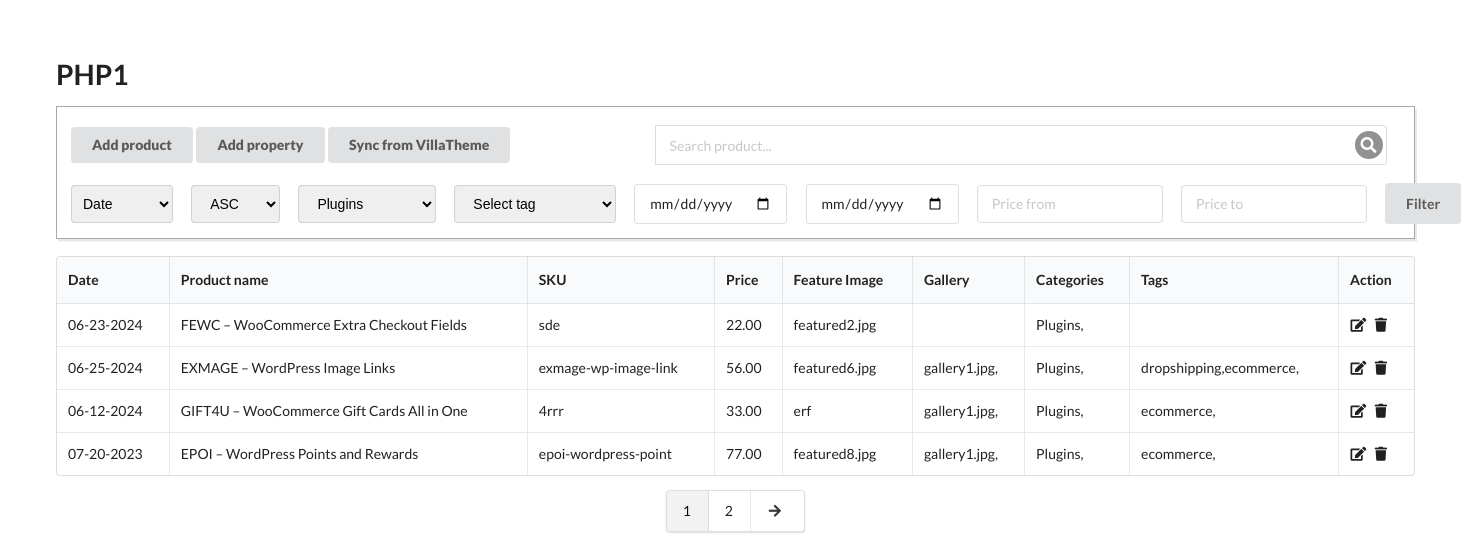
/web_php/web2/index.php?cat_filter=8, run on the app's committed database.
### tables this page shows
CREATE TABLE `products` (
  `id` int(11) NOT NULL,
  `sku` varchar(20) DEFAULT NULL,
  `title` varchar(50) DEFAULT NULL,
  `price` decimal(12,2) DEFAULT NULL,
  `featured_image` varchar(100) DEFAULT NULL,
  `date` date DEFAULT NULL
);

CREATE TABLE `category` (
  `id` int(11) NOT NULL,
  `name` varchar(200) NOT NULL
);

CREATE TABLE `gallery` (
  `id` int(11) NOT NULL,
  `name` varchar(100) NOT NULL
);

CREATE TABLE `tags` (
  `id` int(11) NOT NULL,
  `name` varchar(100) NOT NULL
);

### web_php/web2/index.php (the view, shortened to what this page needs)
<?php
include("db.php");
$products_per_page = 4;
$current_page = isset($_GET['page']) ? (int)$_GET['page'] : 1;
$offset = ($current_page - 1) * $products_per_page;
$total_products_query = "SELECT COUNT(*) as total FROM products WHERE 1=1";
$query = "SELECT * FROM products WHERE 1=1";
if (isset($_GET['cat_filter']) && !empty($_GET['cat_filter'])) {
    $cat_filter = $_GET['cat_filter'];
    $query .= " AND products.id IN (SELECT product_id FROM product_cat WHERE cat_id = '$cat_filter')";
}
$selected_cat = isset($_GET['cat_filter']) ? $_GET['cat_filter'] : '';
$sort_option = "";
$date_filter = "";
$begin_date = "";
$end_date = "";
$price_from = "";
$price_to = "";
$query .= " LIMIT $products_per_page OFFSET $offset";
$total_products_result = mysqli_query($conn, $total_products_query);
$total_products_row = mysqli_fetch_assoc($total_products_result);
$total_products = $total_products_row['total'];
$total_pages = ceil($total_products / $products_per_page);
?>
<!DOCTYPE html>
<html lang="en">
<head>
    <link rel="stylesheet" href="https://cdnjs.cloudflare.com/ajax/libs/semantic-ui/2.5.0/semantic.min.css" />
    <link rel="stylesheet" href="style.css">
</head>
<body>
    <h1>PHP1</h1>
    <header>
        <div class="ui secondary menu">
            <a href="add.php" class="ui button openModal">Add product</a>
            <a href="add_property.php" class="ui button">Add property</a>
            <a class="ui button">Sync from VillaTheme</a>
            <div class="right menu">
                <form action="" method="post">
                    <div class="item">
                        <div class="ui icon input">
                            <input name="search" class="search_input" type="text" placeholder="Search product...">
                            <button name="search_btn" class="search_btn">
                                <i class="search link icon"></i>
                            </button>
                        </div>
                    </div>
                </form>
            </div>
        </div>
        <form action="" method="GET">
            <div class="filter_box">
                <div>
                    <select name="date_filter" class="ui dropdown">
                        <option value="">Date</option>
                    </select>
                </div>
                <div>
                    <select name="sort_alphabet" class="asc ui dropdown">
                        <option value="a-z" <?php if (isset($_GET['sort_alphabet']) && $_GET['sort_alphabet'] == "a-z") echo 'selected'; ?>>ASC</option>
                    </select>
                </div>
                <div>
                    <select name="cat_filter" class=" cate ui dropdown">
                        <?php
                        $cat_query = "SELECT * FROM category";
                        $cat_result = mysqli_query($conn, $cat_query);
                        while ($cat_row = mysqli_fetch_assoc($cat_result)) {
                            echo '<option value="' . $cat_row['id'] . '"';
                            if ($selected_cat == $cat_row['id']) {
                                echo ' selected';
                            }
                            echo '>' . $cat_row['name'] . '</option>';
                        }
                        ?>
                    </select>
                </div>
                <div>
                    <select name="tag_filter" class="tag ui dropdown">
                        <option value="">Select tag</option>
                    </select>
                </div>
                <div class="ui input">
                    <input type="date" name="begin_date" value="<?php echo isset($_GET['begin_date']) ? $_GET['begin_date'] : ''; ?>">
                </div>
                <div class="ui input">
                    <input type="date" name="end_date" value="<?php echo isset($_GET['end_date']) ? $_GET['end_date'] : ''; ?>">
                </div>
                <div class="ui input">
                    <input type="text" name="price_from" placeholder="Price from" value="<?php echo isset($_GET['price_from']) ? $_GET['price_from'] : ''; ?>">
                </div>
                <div class="ui input">
                    <input type="text" name="price_to" placeholder="Price to" value="<?php echo isset($_GET['price_to']) ? $_GET['price_to'] : ''; ?>">
                </div>
                <button type="submit" class="filter ui button">Filter</button>
            </div>
        </form>
    </header>
    <section class="table_box">
        <table class="ui celled table">
            <?php
            $query_run = mysqli_query($conn, $query);
            if (mysqli_num_rows($query_run) > 0) {
                echo "<thead>
                    <tr>
                        <th>Date</th>
                        <th>Product name</th>
                        <th>SKU</th>
                        <th>Price</th>
                        <th>Feature Image</th>
                        <th>Gallery</th>
                        <th>Categories</th>
                        <th>Tags</th>
                        <th>Action</th>
                    </tr>
                    </thead>";
                foreach ($query_run as $row) {
                    $date = $row['date'];
                    $phpdate = strtotime($date);
                    $mysqldate = date('m-d-Y', $phpdate);
                    $title = $row['title'];
                    $sku = $row['sku'];
                    $price = $row['price'];
                    $featured_image = $row['featured_image'];
            ?>
                    <tbody>
                        <tr>
                            <td><?php echo $mysqldate; ?></td>
                            <td><?php echo $title; ?></td>
                            <td><?php echo $sku; ?></td>
                            <td><?php echo $price; ?></td>
                            <td><?php echo $featured_image; ?></td>
                            <td>
                                <?php
                                $catsql1 = "SELECT gallery.name FROM gallery
                                            INNER JOIN product_gallery ON gallery.id = product_gallery.gallery_id
                                            WHERE product_gallery.product_id= '" . $row['id'] . "'";
                                $catresult1 = mysqli_query($conn, $catsql1);
                                while ($catdata = mysqli_fetch_array($catresult1)) {
                                    echo $catdata['name'] . ',';
                                }
                                ?>
                            </td>
                            <td>
                                <?php
                                $catsql = "SELECT category.name FROM category
                                            INNER JOIN product_cat ON category.id = product_cat.cat_id
                                            WHERE product_cat.product_id= '" . $row['id'] . "'";
                                $catresult = mysqli_query($conn, $catsql);
                                while ($catdata = mysqli_fetch_array($catresult)) {
                                    echo $catdata['name'] . ',';
                                }
                                ?>
                            </td>
                            <td>
                                <?php
                                $catsql = "SELECT tags.name FROM tags
                                            INNER JOIN product_tags ON tags.id = product_tags.tag_id
                                            WHERE product_tags.product_id= '" . $row['id'] . "'";
                                $catresult = mysqli_query($conn, $catsql);
                                while ($catdata = mysqli_fetch_array($catresult)) {
                                    echo $catdata['name'] . ',';
                                }
                                ?>
                            </td>
                            <td data-label="Job">
                                <a href="edit.php?editid=<?php echo $row['id']; ?>" class="btn_edit openModal_edit">
                                    <i class="edit icon"></i>
                                </a>
                                <a href="delete.php?deleteid=<?php echo $row['id']; ?>" class="btn_delete">
                                    <i class="trash icon"></i>
                                </a>
                            </td>
                        </tr>
                    </tbody>
            <?php
                }
            } else {
                echo '<h2>Data not found</h2>';
            }
            ?>
        </table>
        <div class="box_navigation">
            <div aria-label="Pagination Navigation" role="navigation" class="ui pagination menu">
                <?php for ($i = 1; $i <= $total_pages; $i++) : ?>
                    <a href="?page=<?php echo $i; ?>&date_filter=<?php echo $date_filter; ?>&sort_alphabet=<?php echo $sort_option; ?>&begin_date=<?php echo $begin_date; ?>&end_date=<?php echo $end_date; ?>&price_from=<?php echo $price_from; ?>&price_to=<?php echo $price_to; ?>" class="item <?php if ($current_page == $i) echo 'active'; ?>"><?php echo $i; ?></a>
                <?php endfor; ?>
                <?php if ($current_page < $total_pages) : ?>
                    <a href="?page=<?php echo $current_page + 1; ?>&date_filter=<?php echo $date_filter; ?>&sort_alphabet=<?php echo $sort_option; ?>&begin_date=<?php echo $begin_date; ?>&end_date=<?php echo $end_date; ?>&price_from=<?php echo $price_from; ?>&price_to=<?php echo $price_to; ?>" class="item">
                        <i class="arrow right icon"></i>
                    </a>
                <?php endif; ?>
            </div>
        </div>
    </section>
</body>
</html>

### web_php/web2/style.css (style rules this page uses)
body { padding: 4rem; }
header { padding: 1rem; border: 1px solid #aba7a7; box-shadow: 2px 2.5px #807b7b2d; }
header .menu { display: flex; align-items: center; margin-left: 0 !important; }
header .menu a { font-weight: 800 !important; }
.filter_box { display: flex; align-items: center; }
.filter_box>div { margin-right: 1.3rem !important; }
.filter_box .filter { height: 41px; }
.filter { flex-grow: 1; }
.table_box { margin-top: 1.2rem; }
.btn_delete { border: none; outline: none; background: #fff; cursor: pointer; color: unset; }
.btn_edit { border: none; outline: none; background: #fff; cursor: pointer; color: unset; }
.search_input { border-radius: 0 !important; border-right: none !important; width: 700px; height: 40px; }
.search_btn { border: 1px solid rgba(34, 36, 38, .15) !important; outline: 0; border-radius: 0 .28571429rem .28571429rem 0 !important; border-left: none !important; background: none ; display: flex; align-items: center; }
.search_btn i { font-size: 16px ; background: #767676; color: #fff; display: flex; align-items: center; justify-content: center; border-radius: 50%; padding: 1rem; }
select { border-radius: .28571429rem; }
.asc { padding: 0 1rem 0 1rem !important; }
.cate { padding: 0 3.2rem 0 1rem !important; }
.tag { padding: 0 3.2rem 0 1rem !important; }
.pagination { text-align: center; }
.box_navigation { text-align: center; }

### data on the page
products: date "06-23-2024", title "FEWC – WooCommerce Extra Checkout Fields", sku "sde", price "22.00", featured_image "featured2.jpg"
category: name "Plugins"
products: date "06-25-2024", title "EXMAGE – WordPress Image Links", sku "exmage-wp-image-link", price "56.00", featured_image "featured6.jpg"
gallery: name "gallery1.jpg"
tags: name "dropshipping"
tags: name "ecommerce"
products: date "06-12-2024", title "GIFT4U – WooCommerce Gift Cards All in One", sku "4rrr", price "33.00", featured_image "erf"
products: date "07-20-2023", title "EPOI – WordPress Points and Rewards", sku "epoi-wordpress-point", price "77.00", featured_image "featured8.jpg"

### other printed values
form field cat_filter "Plugins"
